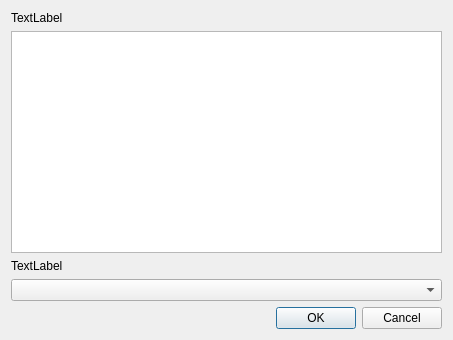
<?xml version="1.0" encoding="UTF-8"?>
<ui version="4.0">
 <class>ChooseCPUDialog</class>
 <widget class="QDialog" name="ChooseCPUDialog">
  <property name="geometry">
   <rect>
    <x>0</x>
    <y>0</y>
    <width>453</width>
    <height>340</height>
   </rect>
  </property>
  <property name="windowTitle">
   <string>Dialog</string>
  </property>
  <layout class="QVBoxLayout" name="verticalLayout">
   <item>
    <widget class="QLabel" name="lblAvailableCPUs">
     <property name="text">
      <string>TextLabel</string>
     </property>
    </widget>
   </item>
   <item>
    <widget class="QTableView" name="tableView"/>
   </item>
   <item>
    <widget class="QLabel" name="label">
     <property name="text">
      <string>TextLabel</string>
     </property>
    </widget>
   </item>
   <item>
    <widget class="QComboBox" name="comboBox"/>
   </item>
   <item>
    <widget class="QDialogButtonBox" name="buttonBox">
     <property name="orientation">
      <enum>Qt::Horizontal</enum>
     </property>
     <property name="standardButtons">
      <set>QDialogButtonBox::Cancel|QDialogButtonBox::Ok</set>
     </property>
    </widget>
   </item>
  </layout>
 </widget>
 <resources/>
 <connections>
  <connection>
   <sender>buttonBox</sender>
   <signal>accepted()</signal>
   <receiver>ChooseCPUDialog</receiver>
   <slot>accept()</slot>
   <hints>
    <hint type="sourcelabel">
     <x>248</x>
     <y>254</y>
    </hint>
    <hint type="destinationlabel">
     <x>157</x>
     <y>274</y>
    </hint>
   </hints>
  </connection>
  <connection>
   <sender>buttonBox</sender>
   <signal>rejected()</signal>
   <receiver>ChooseCPUDialog</receiver>
   <slot>reject()</slot>
   <hints>
    <hint type="sourcelabel">
     <x>316</x>
     <y>260</y>
    </hint>
    <hint type="destinationlabel">
     <x>286</x>
     <y>274</y>
    </hint>
   </hints>
  </connection>
 </connections>
</ui>
